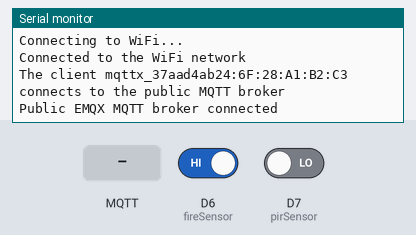
This sketch was run on a simulated ESP8266 (NodeMCU). Shown: the last lines printed to the serial monitor. Inputs (shaded band) come from the test bench; at power-on: D6 (fireSensor) HIGH, D7 (pirSensor) LOW. WiFi joins after 1.5 s; servers stay silent unless stated; no MQTT or app messages arrive unless stated.

Above: at 2.7 s.
2.8 s: MQTT message "1" arrives on the first subscribed topic
At 5.2 s:
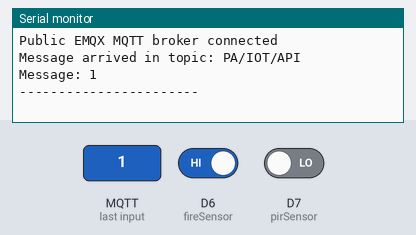
6.0 s: MQTT message "on" arrives on the first subscribed topic
At 8.7 s:
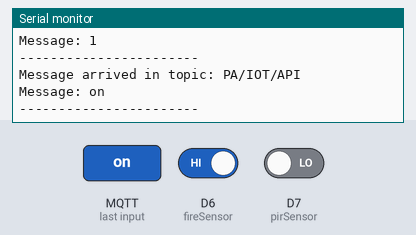
9.0 s: MQTT message "off" arrives on the first subscribed topic
At 11.2 s:
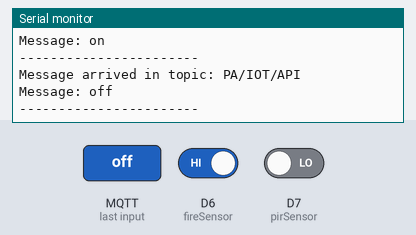
12.0 s: MQTT message "1" arrives on the second subscribed topic
At 14.7 s:
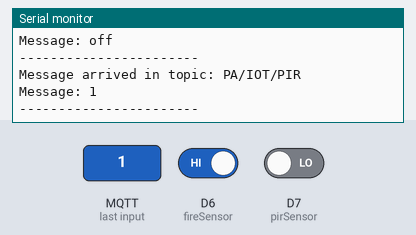

The sketch:

Publisher.ino
```cpp
#include <ESP8266WiFi.h>
#include <PubSubClient.h>

// WiFi
const char *ssid = "punya gw";        // Enter your WiFi name
const char *password = "slebew123";  // Enter WiFi password

// MQTT Broker
const char *mqtt_broker = "broker.emqx.io";
const String topic1 = "PA/IOT/API";
const String topic2 = "PA/IOT/PIR";
const char *mqtt_username = "";
const char *mqtt_password = "";
const int mqtt_port = 1883;

// Sensor Pins
#define pirSensor D7
#define fireSensor D6

WiFiClient espClient;
PubSubClient client(espClient);

bool alarmState = false;

void setup() {
  // Set software serial baud to 115200;
  Serial.begin(115200);

  // Connecting to a WiFi network
  WiFi.begin(ssid, password);
  while (WiFi.status() != WL_CONNECTED) {
    delay(500);
    Serial.println("Connecting to WiFi...");
  }
  Serial.println("Connected to the WiFi network");

  // Setting LED pin as output
  pinMode(pirSensor, INPUT);
  pinMode(fireSensor, INPUT);

  // Connecting to an MQTT broker
  client.setServer(mqtt_broker, mqtt_port);
  client.setCallback(callback);
  while (!client.connected()) {
    String client_id = "mqttx_37aad4ab";
    client_id += String(WiFi.macAddress());
    Serial.printf("The client %s connects to the public MQTT broker\n", client_id.c_str());
    if (client.connect(client_id.c_str(), mqtt_username, mqtt_password)) {
      Serial.println("Public EMQX MQTT broker connected");
    } else {
      Serial.print("Failed with state ");
      Serial.print(client.state());
      delay(2000);
    }
  }

  // Publish and subscribe
  client.publish(topic1.c_str(), "NodeMCU berhasil terkoneksi");
  client.subscribe(topic1.c_str());
  client.publish(topic2.c_str(), "NodeMCU berhasil terkoneksi");
  client.subscribe(topic2.c_str());
  sendSensorApi();
  sendSensorPir();
}

void sendSensorApi() {
  bool fire = digitalRead(fireSensor);
  String sensorData = String(fire);
  client.publish(topic1.c_str(), sensorData.c_str());
}

void sendSensorPir() {
  bool pir = digitalRead(pirSensor);
  String sensorData = String(pir);
  client.publish(topic2.c_str(), sensorData.c_str());
}

void callback(char *topic, byte *payload, unsigned int length) {
  Serial.print("Message arrived in topic: ");
  Serial.println(topic);
  Serial.print("Message: ");
  String message;
  for (int i = 0; i < length; i++) {
    message += (char)payload[i];  // Convert *byte to string
  }
  Serial.print(message);
  Serial.println();
  Serial.println("-----------------------");
}

void loop() {
  client.loop();
  sendSensorApi();
  sendSensorPir();
  delay(3000);
}
```

Measured:
- after the input at 2.8 s, the serial monitor: prints a new line after 1.8 s (image 1)
- after the input at 6.0 s, the serial monitor: prints a new line after 1.6 s (image 2)
- after the input at 9.0 s, the serial monitor: prints a new line after 1.6 s (image 3)
- after the input at 12.0 s, the serial monitor: prints a new line after 1.6 s (image 4)
